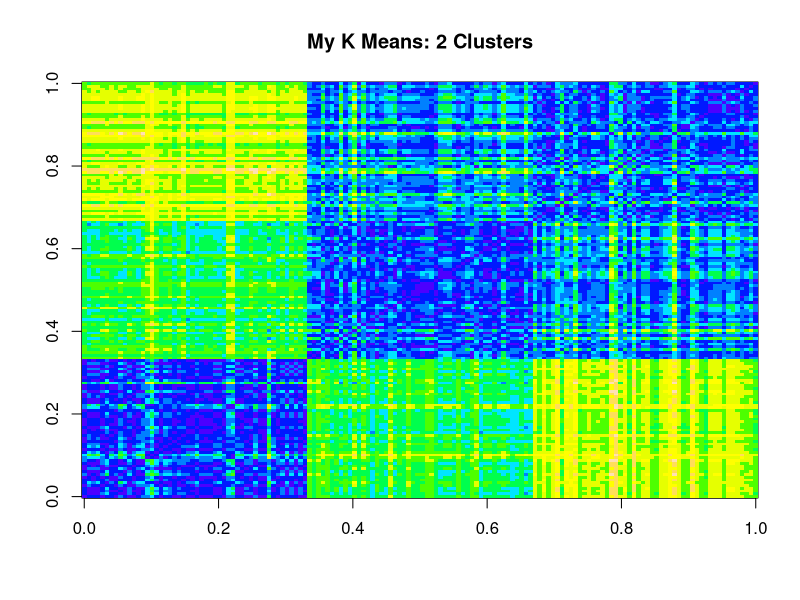
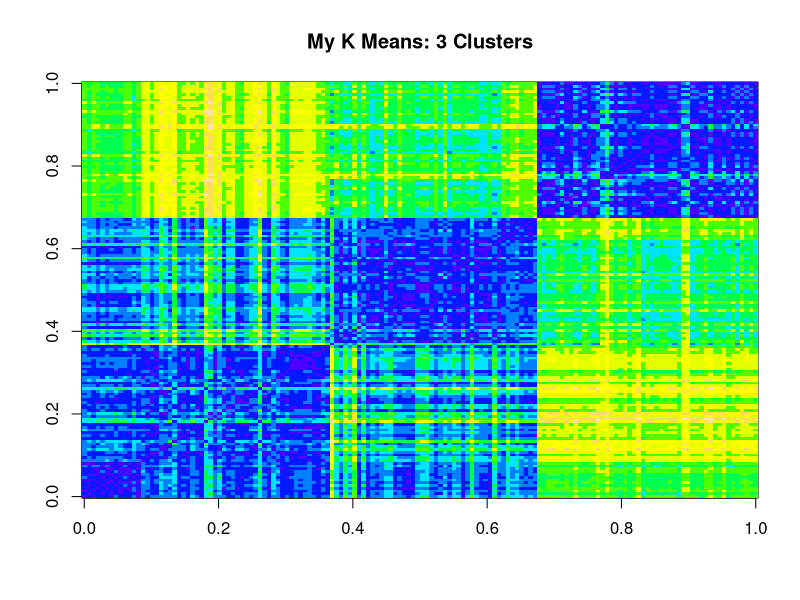
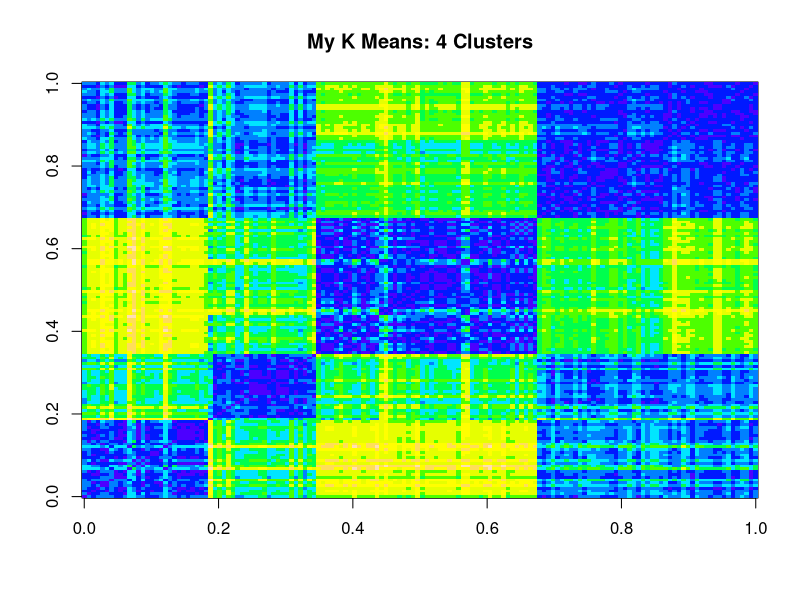
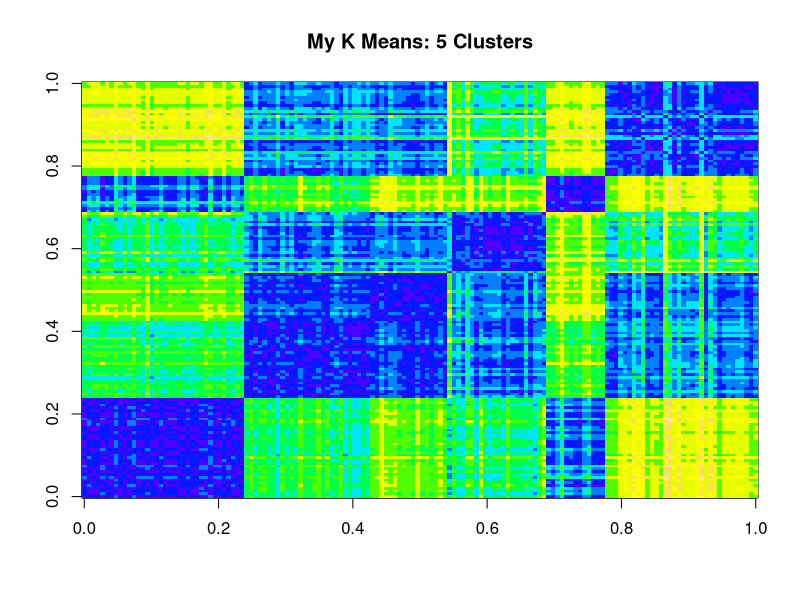
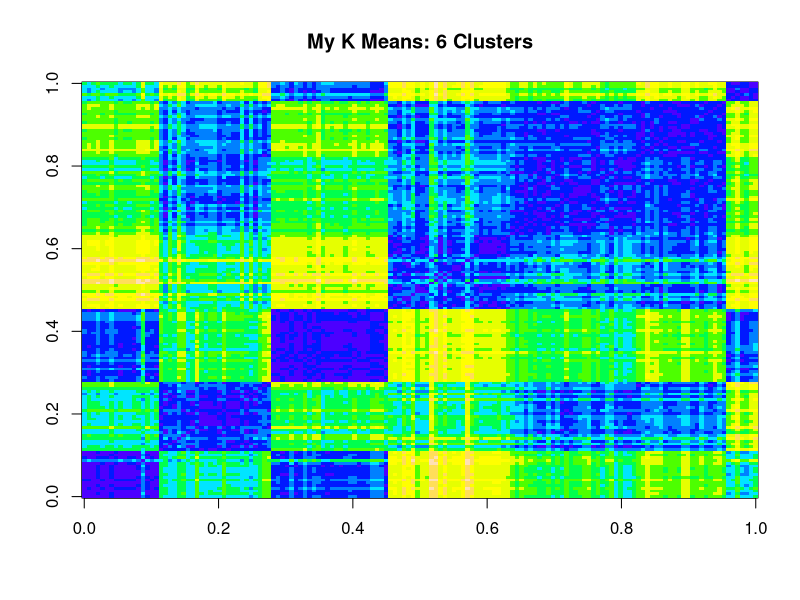

These figures' R source, in order: (Note: this script raises an error after producing the figures.)
# Created by Ricco Amezcua
# First created on 4/22/2013
# Last updated on 4/29/2013
# This file contains the assignment code Assignment 5 for CS 422
# It uses the iris data set

#### Constants ####
# This is the difference threshold for the stopping condition
# It is a percentage of difference for two clusters
# When the percentage of difference falls below or is the threhold
# the algorithm will stop
DIFF.THRESH = 0 

#### Functions ####
# This function is used to normal data in a data frame
# It takes a data frame and the number of attributes in that data frame
NormalizeData <- function(df, natt){
  for(i in 1:natt){
    stan <- sd(df[,i])
    mean <- mean(df[,i])
    df[,i] <- sapply(df[,i], FUN = function(x){
      return ((x-mean)/stan)}) # nvm (Added a rounding function here round(x, 3))
  }
  return (df)
}

# This function will update the centroids
# It takes the dataframe of the data, a dataframe with the centroids data
# and the k
UpdateCentroids <- function(df, centroids, k){
  for(i in 1:k){
    temp <- subset(df, Cluster == i)
    temp$Cluster <- NULL # Remove clusters
    centroids[i,]<-as.vector(colMeans(temp))
  }
  
  return (centroids)
}

# This function will find the Euclidean distance between two points
EuclideanDistance <- function(p1, p2){
  distance <- p1-p2
  distance <- sapply(distance, FUN=function(x){return(x^2)})
  distance <- sum(distance)
  distance <- sqrt(distance)
  return (distance)
}

# This function takes a point and the centroids data frame
# It will find the centroid closest to that point (returns the index)
FindCluster <- function(point, centroids){
  k <- nrow(centroids)
  distances <- NULL
  for(i in 1:k){
    distances <- append(distances, EuclideanDistance(point, centroids[i,]))
  }
  #print(distances)
  cluster <- which(distances==(min(distances)))
  return(cluster[1])
}

# This is a helper function that checks if a set of clusters is in
# the currently active set of clusters.
# It returns a list of inactive clusters, or 0 if all clusters are active
ClusterRepCheck <- function(clusters, active.clusters){
  active.clusters <- unique(active.clusters)
  inactive.clusters <- which(!(clusters %in% active.clusters))
  if(length(inactive.clusters) == 0){inactive.clusters <-0}
  return(inactive.clusters)
}

# This function has the stopping condition for the k - means algo
# It takes two sets of cluster as vectors and finds the difference percentage
# (number of differences)/length
# It also takes a threshold for the difference percentage
StoppingCondition <- function(previous.clusters, current.clusters, threshold){
  stopping.condition <- FALSE
  num.differences <- length(which(previous.clusters != current.clusters))
  # If the number of differences falls below a certain threshold, stop the algo
  difference.percentage <- num.differences/length(current.clusters)
  #print(difference.percentage)
  if (difference.percentage <= threshold){stopping.condition <- TRUE}
  
  return(stopping.condition)
}

# This is my kmeans function.  It takes a data frame of data and a k
# It returns a vector of the clusters associated with the data 
MyKMeans <-function(df, k, measure.SSE=FALSE){
  natt <- ncol(df)
  centroids <- as.data.frame(matrix(data=0, nrow=k, ncol=natt))
  
  # Adding a cluster column and randomly assigning each point to a cluster
  df["Cluster"] <- NA
  df$Cluster <- sample(1:k, nrow(df), replace=TRUE)
  
  SSE <- NULL
  
  overall.SSE <- NULL
  
  stopped <- FALSE
  while(!stopped){
    previous.clusters <- as.vector(df$Cluster)
    
    # remove cluster column for easier calculation
    temp <- df
    temp$Cluster <- NULL
    
    # Update the centroids
    centroids <- UpdateCentroids(df, centroids, k)
    #Update each point's associated cluster
    df$Cluster <- apply(temp, 1,FindCluster, centroids)
    
    current.clusters <- as.vector(df$Cluster)
    
    inactive.clusters <- ClusterRepCheck(c(1:k), current.clusters)
    
    if (inactive.clusters[1] != 0){
      SSEResults <- CentroidSSEVector(df, centroids, inactive.clusters)
      active.clusters <- SSEResults$clusters
      SSEList <- SSEResults$SSE
      
      for(i in inactive.clusters){
        max.index <- which.max(SSEList)
        #Get index of first available point
        candidate.index <- which(df[,"Cluster"] == active.clusters[1])[1] 
        # Give that point to the inactive cluster i
        df[candidate.index, "Cluster"] <- i
        #Remove the used max cluster for the next candidate
        active.clusters <- active.clusters[-(max.index)]
        SSEList <- SSEList[-(max.index)]
      }
      
    }
  
    if (measure.SSE){
      #Measure the SSE and add it to the SSE vector
      current.SSE <- AllClusterSSE(temp, k, as.vector(df$Cluster))
      overall.SSE <- c(overall.SSE, as.numeric(current.SSE))
    }
    
    if (StoppingCondition(previous.clusters, current.clusters, DIFF.THRESH)){
      stopped <- TRUE
    }
  
  }
  
  return (list(Cluster=as.vector(df$Cluster), SSE=overall.SSE))
}



# This function gets the SSE of all active centroids
# This function is used for the redistribution of points
CentroidSSEVector <- function(df, centroids, inactive.clusters){
  active.clusters <- setdiff(unique(df$Cluster), inactive.clusters)
  SSE <- NULL
  for(i in active.clusters){
    temp <- subset(df, Cluster == i)
    temp$Cluster <- NULL
    sum <- sum(as.vector(apply(temp, 1, FUN=function(p1,p2){
      return(EuclideanDistance(p1,p2)^2)}, centroids[i,])))
    SSE <- append(SSE, sum)
  }
  return(list(clusters=active.clusters, SSE=SSE))
}

# This function will return the similarity matrix.
# It takes a data frame and a list of clusters as well as a titile of the graph
# Data should be normalized
GetSimilarityMatrix <- function(df, clusters, title){
  # Order data by cluster groups
  df["Cluster"] <- NA
  df$Cluster <- clusters
  df <- df[order(df$Cluster),]
  df$Cluster <- NULL
  sim.matrix <- matrix(data=0, ncol=nrow(df), nrow=nrow(df))
  for(i in 1:nrow(df)){
    sim.matrix[i,] <- as.vector(apply(df, 1,EuclideanDistance, df[i,]))
  }
  return(image(sim.matrix, col=topo.colors(10), main=title))
}

# This function returns the SSE value of a data set and its cluster list
# This function is to be used at the end of a run
AllClusterSSE <- function(df, k, clusters){
  natt <- ncol(df)
  df["Cluster"] <- NA
  df$Cluster <- clusters
  df <- df[order(df$Cluster),]
  
  centroids <- as.data.frame(matrix(data=0, nrow=k, ncol=natt))
  centroids <- UpdateCentroids(df, centroids, k)
  #print(df)
  SSE <- 0
  for(i in 1:k){
    temp <- subset(df, Cluster == i)
    temp$Cluster <- NULL
    #print(temp)
    sum <-  sum(as.vector(apply(temp, 1,FUN=function(p1,p2){
      return((EuclideanDistance(p1,p2)^2))}, centroids[i,])))
    SSE <- SSE + sum
  }
  
  return(SSE)
}


#### Algo ####
# Preping data
iris.kmeans <- iris
iris.kmeans$Species <- NULL
iris.kmeans <- NormalizeData(iris.kmeans, ncol(iris.kmeans))

# K equal to 2
k.two.time <- system.time(k.two.result <- MyKMeans(iris.kmeans, 2))
k.two.clusters <- k.two.result$Cluster

# K equal to 3
k.three.time <- system.time(k.three.result <- MyKMeans(iris.kmeans, 3))
k.three.clusters <- k.three.result$Cluster

# K equal to 4
k.four.time <- system.time(k.four.result <- MyKMeans(iris.kmeans, 4))
k.four.clusters <- k.four.result$Cluster

# K equal to 4
k.five.time <- system.time(k.five.result <- MyKMeans(iris.kmeans, 5))
k.five.clusters <- k.five.result$Cluster

# K equal to 4
k.six.time <- system.time(k.six.result <- MyKMeans(iris.kmeans, 6))
k.six.clusters <- k.six.result$Cluster

# Times
print("Times for My K Means")
k.two.time
k.three.time
k.four.time
k.five.time
k.six.time


# Tables
table(iris$Species, k.two.clusters)
table(iris$Species, k.three.clusters)
table(iris$Species, k.four.clusters)
table(iris$Species, k.five.clusters)
table(iris$Species, k.six.clusters)

# Final SSE Calculation
print("SSE calculation for MyKmeans")
AllClusterSSE(iris.kmeans, 2, k.two.clusters)
AllClusterSSE(iris.kmeans, 3, k.three.clusters)
AllClusterSSE(iris.kmeans, 4, k.four.clusters)
AllClusterSSE(iris.kmeans, 5, k.five.clusters)
AllClusterSSE(iris.kmeans, 6, k.six.clusters)


# Similarity Matrices
GetSimilarityMatrix(iris.kmeans, k.two.clusters, "My K Means: 2 Clusters")
GetSimilarityMatrix(iris.kmeans, k.three.clusters, "My K Means: 3 Clusters")
GetSimilarityMatrix(iris.kmeans, k.four.clusters, "My K Means: 4 Clusters")
GetSimilarityMatrix(iris.kmeans, k.five.clusters, "My K Means: 5 Clusters")
GetSimilarityMatrix(iris.kmeans, k.six.clusters, "My K Means: 6 Clusters")



#Plots
plot(iris.data, col=k.two.clusters, main="My K Means, K = 2")
plot(iris.data, col=k.three.clusters, main="My K Means, K = 3")
plot(iris.data, col=k.four.clusters, main="My K Means, K = 4")
plot(iris.data, col=k.five.clusters, main="My K Means, K = 5")
plot(iris.data, col=k.six.clusters, main="My K Means, K = 6")


# Get SSE Graphs
k.two.result <- MyKMeans(iris.kmeans, 2, TRUE)
k.two.SSE <- k.two.result$SSE
plot(k.two.SSE, c(1:length(k.two.SSE)), xlab="SSE", ylab="Iteration", main="My KMeans, K = 2")

k.three.result <- MyKMeans(iris.kmeans, 3, TRUE)
k.three.SSE <- k.three.result$SSE
plot(k.three.SSE, c(1:length(k.three.SSE)), xlab="SSE", ylab="Iteration", main="My KMeans, K = 3")

k.four.result <- MyKMeans(iris.kmeans, 4, TRUE)
k.four.SSE <- k.four.result$SSE
plot(k.four.SSE, c(1:length(k.four.SSE)), xlab="SSE", ylab="Iteration", main="My KMeans, K = 4")

k.five.result <- MyKMeans(iris.kmeans, 5, TRUE)
k.five.SSE <- k.five.result$SSE
plot(k.five.SSE, c(1:length(k.five.SSE)), xlab="SSE", ylab="Iteration", main="My KMeans, K = 5")

k.six.result <- MyKMeans(iris.kmeans, 6, TRUE)
k.six.SSE <- k.six.result$SSE
plot(k.six.SSE, c(1:length(k.six.SSE)), xlab="SSE", ylab="Iteration", main="My KMeans, K = 6")

### Notes on what to do next
# Compare Datasets. Calculate the Entropy and SSE
